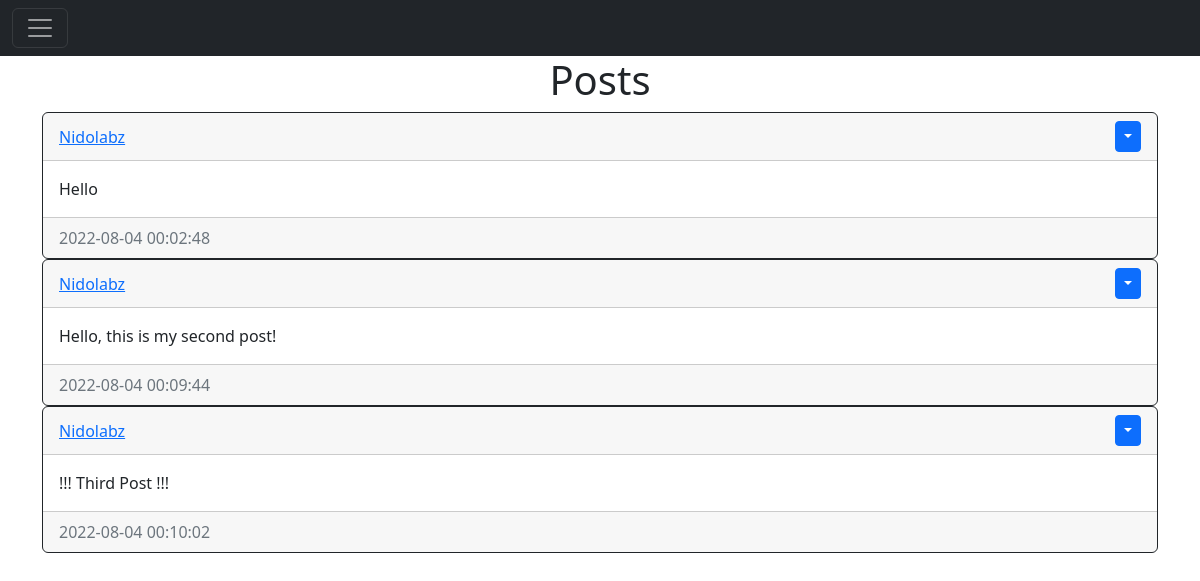
Page / (signed in) on the earlier database version.
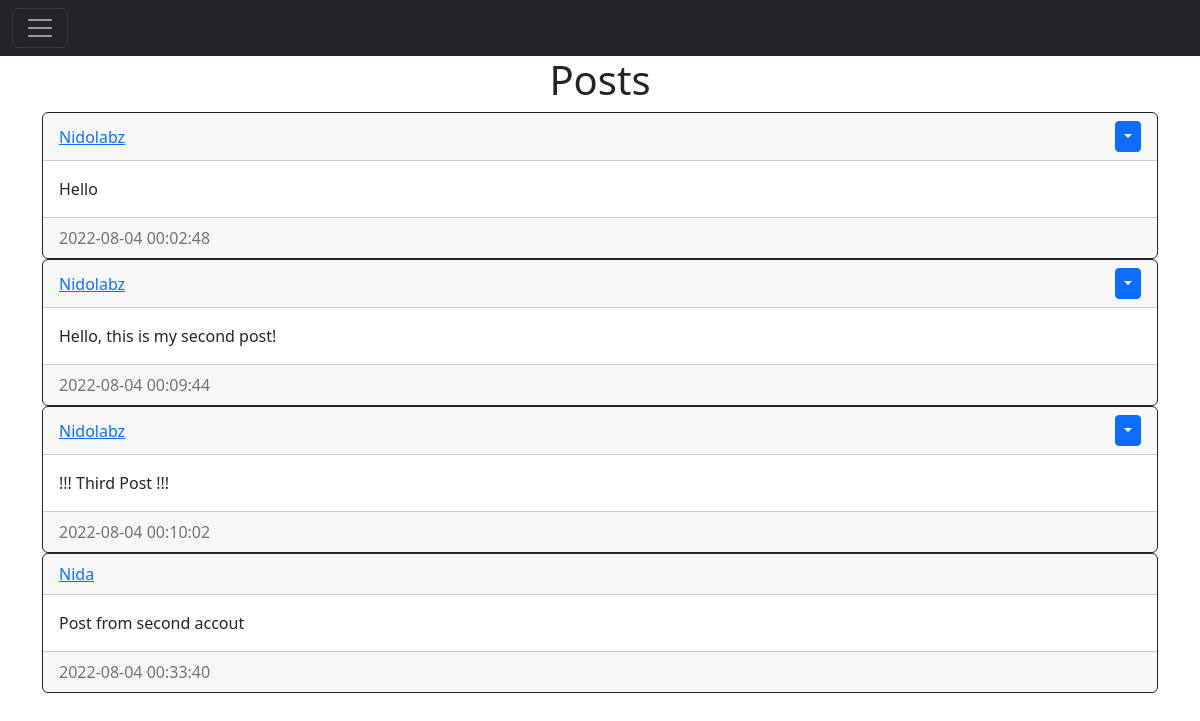
Same page on the later database version.
### website/models.py (models this page shows)
class Post(db.Model): # Post model
    id = db.Column(db.Integer, primary_key=True) # ID of the post
    text = db.Column(db.Text, nullable=False) # Text of the post, cannot be null
    date_created = db.Column(db.DateTime(timezone=True), default=func.now()) # Date post was made
    author = db.Column(db.Integer, db.ForeignKey('user.id', ondelete="Cascade"), nullable=False) # User who made post, is foreign key

class User(db.Model, UserMixin):
    id = db.Column(db.Integer, primary_key=True)
    email = db.Column(db.String(150), unique=True)
    username = db.Column(db.String(150), unique=True)
    password = db.Column(db.String(150))
    date_created = db.Column(db.DateTime(timezone=True), default=func.now())
    posts = db.relationship('Post', backref='user', passive_deletes=True) # Stores posts made by this user, which can be backreferenced through post.user

### website/views.py (the view)
@views.route("/home")
@views.route("/")
@login_required
def home():
    posts = Post.query.all() # Gets all posts
    return render_template("home.html", user=current_user, posts=posts)

### website/__init__.py (called while the page is built)
def create_app():
    app = Flask(__name__)
    app.config['SECRET_KEY'] = "helloworld"
    app.config['SQLALCHEMY_DATABASE_URI'] = f'sqlite:///{DB_NAME}'
    db.init_app(app)
    from .views import views
    from .auth import auth
    app.register_blueprint(views, url_prefix="/")
    app.register_blueprint(auth, url_prefix="/")
    from .models import User, Post
    create_database(app)
    login_manager = LoginManager()
    login_manager.login_view = "auth.login"
    login_manager.init_app(app)
    @login_manager.user_loader
    def load_user(id):
        return User.query.get(int(id))
    @app.route("/")
    def home():
        return "<h1>Hello<h1>"
    @app.route("/profile")
    def profile():
        return "<h1>Profile<h1>"
    return app

### website/templates/home.html (shortened to what this page needs)
{%extends "base.html"%}
{% block content %}
<h1 align="center">Posts</h1>
<div id="posts">
{% for post in posts %}
    <div class="card border-dark">
        <div class="card-header d-flex justify-content-between align-items-center">
            <a href="/posts/{{post.user.username}}">
                {{post.user.username}}
            </a>
            {% if user.id == post.author %}
            <div class="btn-group">
                <button type="button" class="btn btn-sm btn-primary dropdown-toggle" data-bs-toggle="dropdown"></button>
            </div>
            {% endif %}
        </div>
        <div class="card-body">
            <div class="card-text">
                {{post.text}}
            </div>
        </div>
        <div class="card-footer text-muted">
            {{post.date_created}}
        </div>
    </div>
{% endfor %}
</div>
{% endblock %}

### website/templates/base.html (shortened to what this page needs)
<!DOCTYPE html>
<html lang="en">
<head>
    <link href="https://cdn.jsdelivr.net/npm/bootstrap@5.2.0/dist/css/bootstrap.min.css" rel="stylesheet">
</head>
<body>
    <nav class="navbar navbar-dark bg-dark">
        <div class="container-fluid">
            <button class="navbar-toggler" type="button" data-bs-toggle="collapse" data-bs-target="#navbarSupportedContent" aria-controls="navbarSupportedContent" aria-expanded="false" aria-label="Toggle navigation">
                <span class="navbar-toggler-icon"></span>
            </button>
        </div>
    </nav>
    <div class="container">{% block content %}{% endblock %}</div>
</body>
</html>

Differences in the rows shown:
added Post: user.username "Nida", text "Post from second accout", date_created "2022-08-04 00:33:40"
